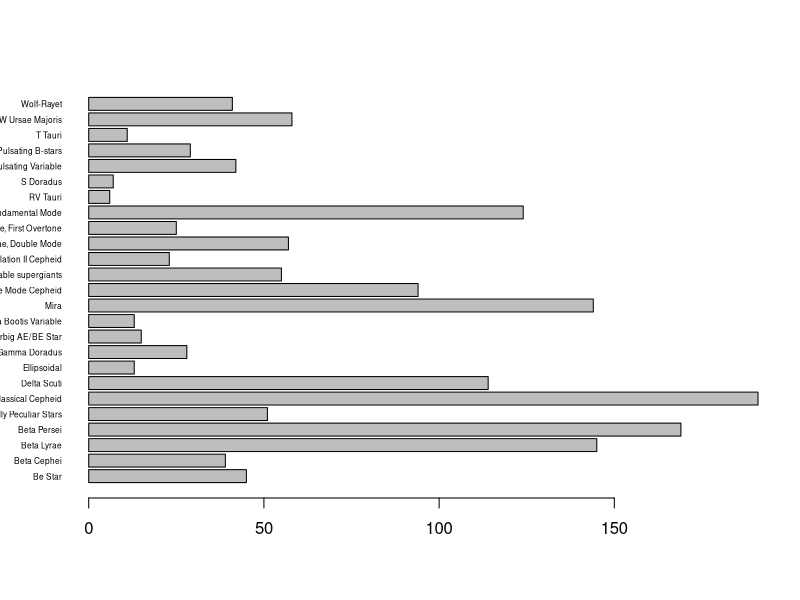
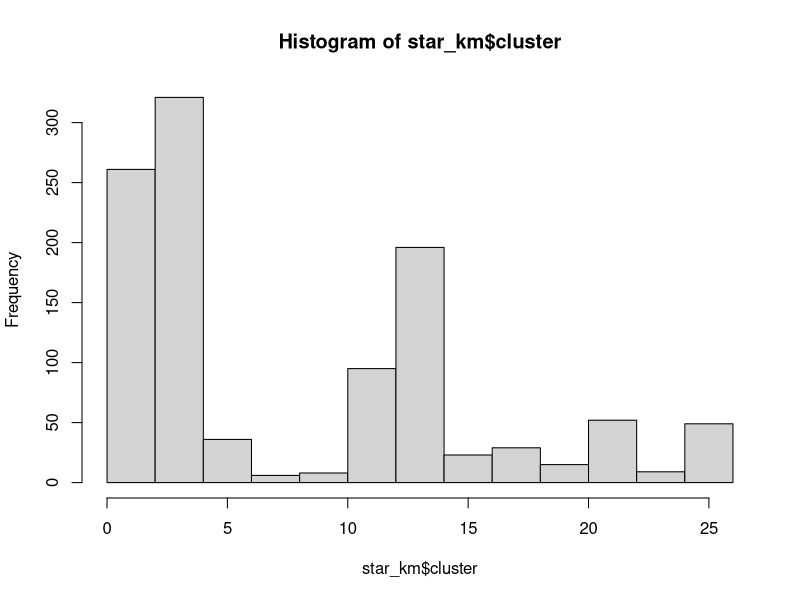

Write the R code that produced these figures, in order.
#  4/14
#
# K means analysis on Star data ---------------------------

#install.packages('foreign')
library(foreign)  # to read the data we need function read.arff() from library foreign.

#install.packages('dplyr')
library(dplyr)  #'  dplyr package provides some utility funcions for sorting data

stars <- read.arff(file = 'AstronomyTrainingData.txt')
#Filter stars for complete entries.
complete_stars <- stars %>% filter(complete.cases(.)) 
star_names <- levels(stars$class)

#  identify the 25 levels of star: (Column 87 holds the names.)
levels(stars$class)
barplot(summary(stars$class), horiz = TRUE, las = 1, cex.names = 0.5)

?kmeans
#numCenters<-5
#kmeansCancer<-kmeans(t(cancerData), numCenters, iter.max = 20, nstart = 1)

#  I made 25 centers, there's no reason there need to be 25, it could be any number.
centers <- 25


star_km <- kmeans(complete_stars[c(-1,-dim(complete_stars)[2])], centers, iter.max = 20, nstart = 1)
summary(star_km)
#star_km$size
#star_km$centers
#star_km$tot.withinss
#table(factor(star_km$cluster), factor(unlist(star_names)))


#length(star_names)
star_km$cluster
table(factor(star_km$cluster))
hist(star_km$cluster)




# Sharm's Example ---------------------------

#cancerData<-read.table(file="14cancer.xtrain",sep="")
# namesCancer<-read.table(file="namesCancer.txt",sep="",header="FALSE")
#namesCancer<-read.table(file="namesCancer.txt")
#myLabels<-c('breast','prostate','lung','collorectal','lymphoma','bladder','melanoma','uterus','leukemia','renal','pancreas','ovary','meso','cns')
#names(cancerData)<-c(namesCancer)


#dim(cancerData)
#myLabels<-c('breast','prostate','lung','collorectal','lymphoma','bladder','melanoma','uterus','leukemia','renal','pancreas','ovary','meso','cns')

#digit = read.table('Digit_recog_train.txt')
#digit_no = digit[,1]
#digit_pix = digit[,-1]
#digit_no3 = digit_no[digit_no == 3]
#digit_pix3 = digit_pix[digit_no == 3,]

#sel = sample(c(0,1), length(digit_no), replace = T, prob = c(4/5,1/5))
#digit_pix = digit_pix[sel == 1,]
#digit_no = digit_no[sel==1]

#  Example, part 2

#numCenters<-5
#kmeansCancer<-kmeans(t(cancerData), numCenters, iter.max = 20, nstart = 1)

#kmeansCancer$size
#kmeansCancer$centers
#kmeansCancer$tot.withinss
#table(factor(kmeansCancer$cluster), factor(unlist(namesCancer)))
#myLabels

#numCenters = 10
#kmeansDigit = kmeans(digit_pix, numCenters, iter.max = 20, nstart = 1)
#pamDigit = pam(digit_pix, k = numCenters, metric = 'Euclidean')

#kmeansDigit$size
#kmeansDigit$centers
#kmeansDigit$tot.withinss
#table(factor(kmeansDigit$cluster), factor(digit_no))
#pamDigit$medoids
#pamDigit$objective
#table(factor(pamDigit$clustering), factor(digit_no))

#  ---------------------------